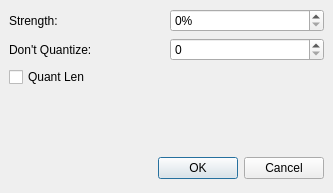
<ui version="4.0" >
 <author></author>
 <comment></comment>
 <exportmacro></exportmacro>
 <class>QuantConfigBase</class>
 <widget class="QDialog" name="QuantConfigBase" >
  <property name="geometry" >
   <rect>
    <x>0</x>
    <y>0</y>
    <width>333</width>
    <height>193</height>
   </rect>
  </property>
  <property name="windowTitle" >
   <string>MusE: Configure Quantize</string>
  </property>
  <layout class="QGridLayout" >
   <property name="margin" >
    <number>9</number>
   </property>
   <property name="spacing" >
    <number>6</number>
   </property>
   <item row="1" column="1" >
    <widget class="QSpinBox" name="dontQuantize" >
     <property name="maximum" >
      <number>500</number>
     </property>
    </widget>
   </item>
   <item row="4" column="0" colspan="2" >
    <layout class="QHBoxLayout" >
     <property name="margin" >
      <number>0</number>
     </property>
     <property name="spacing" >
      <number>6</number>
     </property>
     <item>
      <spacer>
       <property name="orientation" >
        <enum>Qt::Horizontal</enum>
       </property>
       <property name="sizeHint" >
        <size>
         <width>131</width>
         <height>31</height>
        </size>
       </property>
      </spacer>
     </item>
     <item>
      <widget class="QPushButton" name="okButton" >
       <property name="text" >
        <string>OK</string>
       </property>
      </widget>
     </item>
     <item>
      <widget class="QPushButton" name="cancelButton" >
       <property name="text" >
        <string>Cancel</string>
       </property>
      </widget>
     </item>
    </layout>
   </item>
   <item row="0" column="0" >
    <widget class="QLabel" name="label" >
     <property name="text" >
      <string>Strength:</string>
     </property>
    </widget>
   </item>
   <item row="0" column="1" >
    <widget class="QSpinBox" name="strength" >
     <property name="suffix" >
      <string>%</string>
     </property>
     <property name="maximum" >
      <number>100</number>
     </property>
    </widget>
   </item>
   <item row="1" column="0" >
    <widget class="QLabel" name="label_2" >
     <property name="text" >
      <string>Don't Quantize:</string>
     </property>
    </widget>
   </item>
   <item row="2" column="0" colspan="2" >
    <widget class="QCheckBox" name="quantLen" >
     <property name="text" >
      <string>Quant Len</string>
     </property>
    </widget>
   </item>
   <item row="3" column="0" >
    <spacer>
     <property name="orientation" >
      <enum>Qt::Vertical</enum>
     </property>
     <property name="sizeHint" >
      <size>
       <width>20</width>
       <height>40</height>
      </size>
     </property>
    </spacer>
   </item>
  </layout>
 </widget>
 <pixmapfunction></pixmapfunction>
 <resources/>
 <connections>
  <connection>
   <sender>okButton</sender>
   <signal>clicked()</signal>
   <receiver>QuantConfigBase</receiver>
   <slot>accept()</slot>
   <hints>
    <hint type="sourcelabel" >
     <x>278</x>
     <y>253</y>
    </hint>
    <hint type="destinationlabel" >
     <x>96</x>
     <y>254</y>
    </hint>
   </hints>
  </connection>
  <connection>
   <sender>cancelButton</sender>
   <signal>clicked()</signal>
   <receiver>QuantConfigBase</receiver>
   <slot>reject()</slot>
   <hints>
    <hint type="sourcelabel" >
     <x>369</x>
     <y>253</y>
    </hint>
    <hint type="destinationlabel" >
     <x>179</x>
     <y>282</y>
    </hint>
   </hints>
  </connection>
 </connections>
</ui>
